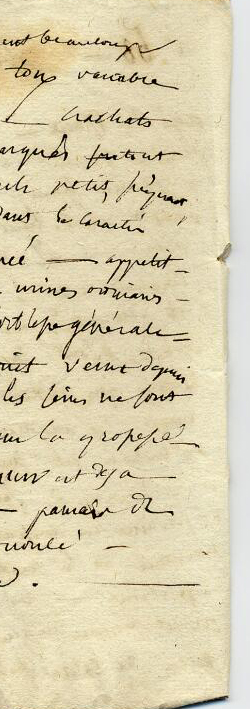
#> input picture Image/TD/test_images/doc1.jpg, 250 x 709 px
$ python td5.py
#> lines starting #> are read from the running program, lines starting #| are printed output that depends on the picture; after the words box and inside, x2 and y2 are one past the last pixel; in counts of white or black regions, pixels touching at a corner belong together
import matplotlib.pyplot as plt
import matplotlib.image as mpimg
import numpy as np


def load_jpg(source):
    """
    For jpg
    :param source:
    :return: gris
    """
#> called with source = 'test_images/doc1.jpg'
    image = mpimg.imread(source)
#> image is the input picture: shape (709, 250, 3); mean R, G, B 218.1, 207.5, 175.6
    size = image.shape
#> size = (709, 250, 3)
    img_gris = np.zeros([size[0], size[1]], dtype=np.uint8)
    for i in range(size[0]):
        for j in range(size[1]):
            img_gris[i, j] = (image[i, j, 0] * 1.0 + image[i, j, 1] * 1.0 + image[i, j, 2] * 1.0) / 3
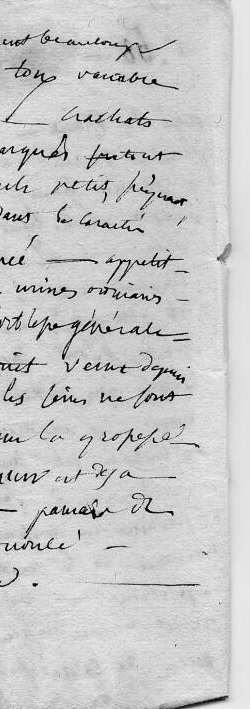
#> img_gris: shape (709, 250); min 2, max 246, mean 200
    return img_gris


img_gris = load_jpg('test_images/doc1.jpg')

max_val = 100


def get_histo_projection(img_gris):
    for i in range(img_gris.shape[0]):
        for j in range(img_gris.shape[1]):
            if img_gris[i, j] > 150:
                img_gris[i, j] = 100
            else:
                img_gris[i, j] = 0
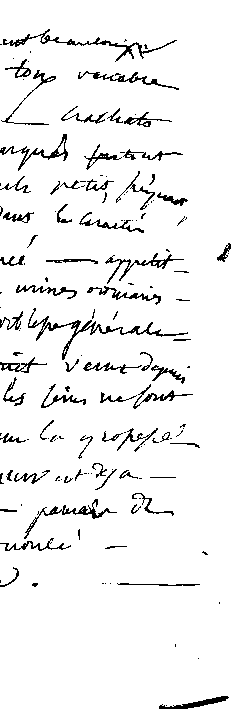
#> img_gris: shape (709, 250); values 0 (black) and 100 (white), 94.6% white; black in thin lines or dots, all inside (x1, y1, x2, y2) = (0, 29, 231, 709)

    histo_projection = [0] * img_gris.shape[0]
#> histo_projection = 709 values from 0 to 0
    for i in range(img_gris.shape[0]):
        for j in range(img_gris.shape[1]):
            if img_gris[i, j] == 0:
                histo_projection[i] += 1
    return histo_projection


# [9 lines of commented-out code are left out]

def get_number_row(source):
    img = load_jpg(source)
    histo_projection = get_histo_projection(img)
#> histo_projection = 709 values, max 107 at index 260, min 0 at index 0, mean 13.61
    number_rows = 0
    count = 1
    while count < len(histo_projection) - 1:
        limit = 25
        if histo_projection[count] > limit and histo_projection[count - 1] > limit and histo_projection[count + 1] > limit:
            count += 20
            number_rows += 1
        count += 1
#> this loop made 404 passes
#> count on passes 1 to 12: 2, 3, 4, 5, 6, 7, 8, 9, 10, 11, 12, 13
#> after the loop, count = 725; number_rows = 16
    return number_rows


numbers = []
for i in range(1, 5):
#> (the run stopped early here; a loop or call above may not have finished)
